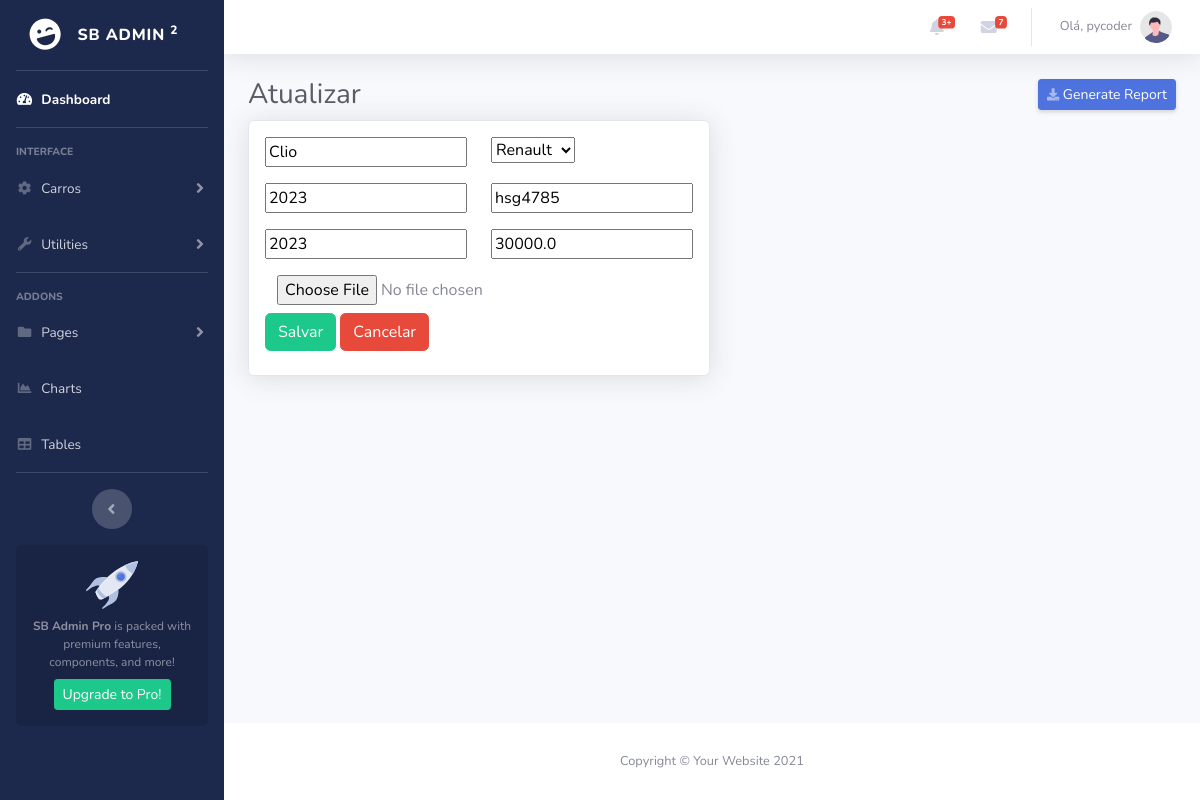
Page /car/4/update (signed in) on the committed database.
### cars/models.py (models this page shows, shortened)
class Car(models.Model):
    id = models.AutoField(primary_key=True)
    model = models.CharField(max_length=200)
    brand = models.ForeignKey(Brand, on_delete=models.PROTECT, related_name='car_brand')
    factory_year = models.IntegerField(blank=True, null=True)
    plate = models.CharField(max_length=10, blank=True, null=True)
    model_year = models.IntegerField(blank=True, null=True)
    value = models.FloatField(blank=True, null=True)
    photo = models.ImageField(upload_to='cars/', blank=True, null=True)

### cars/views.py (the view)
# urls.py: path('car/<int:pk>/update', CarUpdateView.as_view(), name='car_update'),
class CarUpdateView(UpdateView):
   model = Car
   form_class = CarModelForm
   template_name = 'car_update.html'
   success_url = '/cars/'

### cars/forms.py (shortened to what this page needs)
class CarModelForm(forms.ModelForm):
    class Meta:
        model = Car
        fields = '__all__'

### cars/models.py (called while the page is built)
    def __str__(self):
        return self.name

### cars/templates/car_update.html
{% extends 'form_car.html' %}
{% block page-title %}
    Atualizar
{% endblock%}

### cars/templates/form_car.html (shortened to what this page needs)
{% extends 'base.html' %}
{% load bootstrap %}
{% block card %}
<div class="col-md-auto ">
    <div class="card shadow mb-4">
        <form method="post" enctype="multipart/form-data" class="p-3">
            <div class="form-group row">
                <div class="col-sm-6 mb-3 mb-sm-0">
                    {{ form.model|bootstrap }}
                </div>
                <div class="col-sm-6">
                    {{ form.brand|bootstrap }}
                </div>
            </div>
            <div class="form-group row">
                <div class="col-sm-6 mb-3 mb-sm-0">
                    {{ form.factory_year|bootstrap }}
                </div>
                <div class="col-sm-6">
                    {{ form.plate|bootstrap }}
                </div>
            </div><div class="form-group row">
                <div class="col-sm-6 mb-3 mb-sm-0">
                    {{ form.model_year|bootstrap }}
                </div>
                <div class="col-sm-6">
                    {{ form.value|bootstrap }}
                </div>
            </div>
            <div class=" mb-2 col-lg-8">
                {{ form.photo }}
            </div>
           <input type="submit" value="Salvar" class="btn btn-success mb-2">
            <a href="{% url 'cars_list' %}" class="btn btn-danger mb-2">Cancelar</a>
        </form>
    </div>
</div>
{% endblock %}

### app/templates/base.html (shortened to what this page needs)
<!DOCTYPE html>
<html lang="en">
{% block head %}
<head>
    {% load static %}
    <link href="{% static 'vendor/fontawesome-free/css/all.min.css' %}" rel="stylesheet" type="text/css">
    <link href="{% static 'css/sb-admin-2.css' %}" rel="stylesheet">
</head>
{% endblock %}
<body id="page-top">
{% block body %}
    {% if user.is_authenticated %}
        <div id="wrapper">
            <ul class="navbar-nav bg-gradient-primary sidebar sidebar-dark accordion" id="accordionSidebar">
                <a class="sidebar-brand d-flex align-items-center justify-content-center" href="index.html">
                    <div class="sidebar-brand-icon rotate-n-15">
                        <i class="fas fa-laugh-wink"></i>
                    </div>
                    <div class="sidebar-brand-text mx-3">SB Admin <sup>2</sup></div>
                </a>
                <hr class="sidebar-divider my-0">
                <li class="nav-item active">
                    <a class="nav-link" href="index.html">
                        <i class="fas fa-fw fa-tachometer-alt"></i>
                        {% block span %}
                            <span>Dashboard</span></a>
                        {% endblock %}
                </li>
                <hr class="sidebar-divider">
                <div class="sidebar-heading">
                    Interface
                </div>
                <li class="nav-item">
                    <a class="nav-link collapsed" href="#" data-toggle="collapse" data-target="#collapseTwo"
                        aria-expanded="true" aria-controls="collapseTwo">
                        <i class="fas fa-fw fa-cog"></i>
                        <span>Carros</span>
                    </a>
                </li>
                <li class="nav-item">
                    <a class="nav-link collapsed" href="#" data-toggle="collapse" data-target="#collapseUtilities"
                        aria-expanded="true" aria-controls="collapseUtilities">
                        <i class="fas fa-fw fa-wrench"></i>
                        <span>Utilities</span>
                    </a>
                </li>
                <hr class="sidebar-divider">
                <div class="sidebar-heading">
                    Addons
                </div>
                <li class="nav-item">
                    <a class="nav-link collapsed" href="#" data-toggle="collapse" data-target="#collapsePages"
                        aria-expanded="true" aria-controls="collapsePages">
                        <i class="fas fa-fw fa-folder"></i>
                        <span>Pages</span>
                    </a>
                </li>
                <li class="nav-item">
                    <a class="nav-link" href="charts.html">
                        <i class="fas fa-fw fa-chart-area"></i>
                        <span>Charts</span></a>
                </li>
                <li class="nav-item">
                    <a class="nav-link" href="tables.html">
                        <i class="fas fa-fw fa-table"></i>
                        <span>Tables</span></a>
                </li>
                <hr class="sidebar-divider d-none d-md-block">
                <div class="text-center d-none d-md-inline">
                    <button class="rounded-circle border-0" id="sidebarToggle"></button>
                </div>
                <div class="sidebar-card d-none d-lg-flex">
                    <img class="sidebar-card-illustration mb-2" src="{% static 'img/undraw_rocket.svg' %}" alt="...">
                    <p class="text-center mb-2"><strong>SB Admin Pro</strong> is packed with premium features, components, and more!</p>
                    <a class="btn btn-success btn-sm" href="https://startbootstrap.com/theme/sb-admin-pro">Upgrade to Pro!</a>
                </div>
            </ul>
            <div id="content-wrapper" class="d-flex flex-column">
                <div id="content">
                    <nav class="navbar navbar-expand navbar-light bg-white topbar mb-4 static-top shadow">
                        <ul class="navbar-nav ml-auto">
                            <li class="nav-item dropdown no-arrow mx-1">
                                <a class="nav-link dropdown-toggle" href="#" id="alertsDropdown" role="button"
                                    data-toggle="dropdown" aria-haspopup="true" aria-expanded="false">
                                    <i class="fas fa-bell fa-fw"></i>
                                    <span class="badge badge-danger badge-counter">3+</span>
                                </a>
                            </li>
                            <li class="nav-item dropdown no-arrow mx-1">
                                <a class="nav-link dropdown-toggle" href="#" id="messagesDropdown" role="button"
                                    data-toggle="dropdown" aria-haspopup="true" aria-expanded="false">
                                    <i class="fas fa-envelope fa-fw"></i>
                                    <span class="badge badge-danger badge-counter">7</span>
                                </a>
                            </li>
                            <li class="nav-item dropdown no-arrow">
                                <a class="nav-link dropdown-toggle" href="#" id="userDropdown" role="button"
                                    data-toggle="dropdown" aria-haspopup="true" aria-expanded="false">
                                    <span class="mr-2 d-none d-lg-inline text-gray-600 small">
                                            Olá, {{ user.username }}
                                    </span>
                                    <img class="img-profile rounded-circle"
                                        src="{% static 'img/undraw_profile.svg' %}">
                                </a>
                            </li>
                        </ul>
                    </nav>
                    <div class="container-fluid">
                        <div class="d-sm-flex align-items-center justify-content-between mb-2">
                            <h1 class="h3 mb-0 text-gray-800">
                                {% block page-title %}{% endblock %}
                            </h1>
                            <a href="#" class="d-none d-sm-inline-block btn btn-sm btn-primary shadow-sm"><i
                                    class="fas fa-download fa-sm text-white-50"></i> Generate Report</a>
                        </div>
                        <div class="row">
                            {% block card %}{% endblock %}
                        </div>
                    </div>
                </div>
                <footer class="sticky-footer bg-white">
                    <div class="container my-auto">
                        <div class="copyright text-center my-auto">
                            <span>Copyright &copy; Your Website 2021</span>
                        </div>
                    </div>
                </footer>
            </div>
        </div>
    {% endif %}
{% endblock %}
</body>
</html>

### rows in the picture
Car: model "Clio", brand "Renault", factory_year "2023", plate "hsg4785", model_year "2023", value "30000.0"

### other values in the picture
{{ user.username }} "pycoder"
